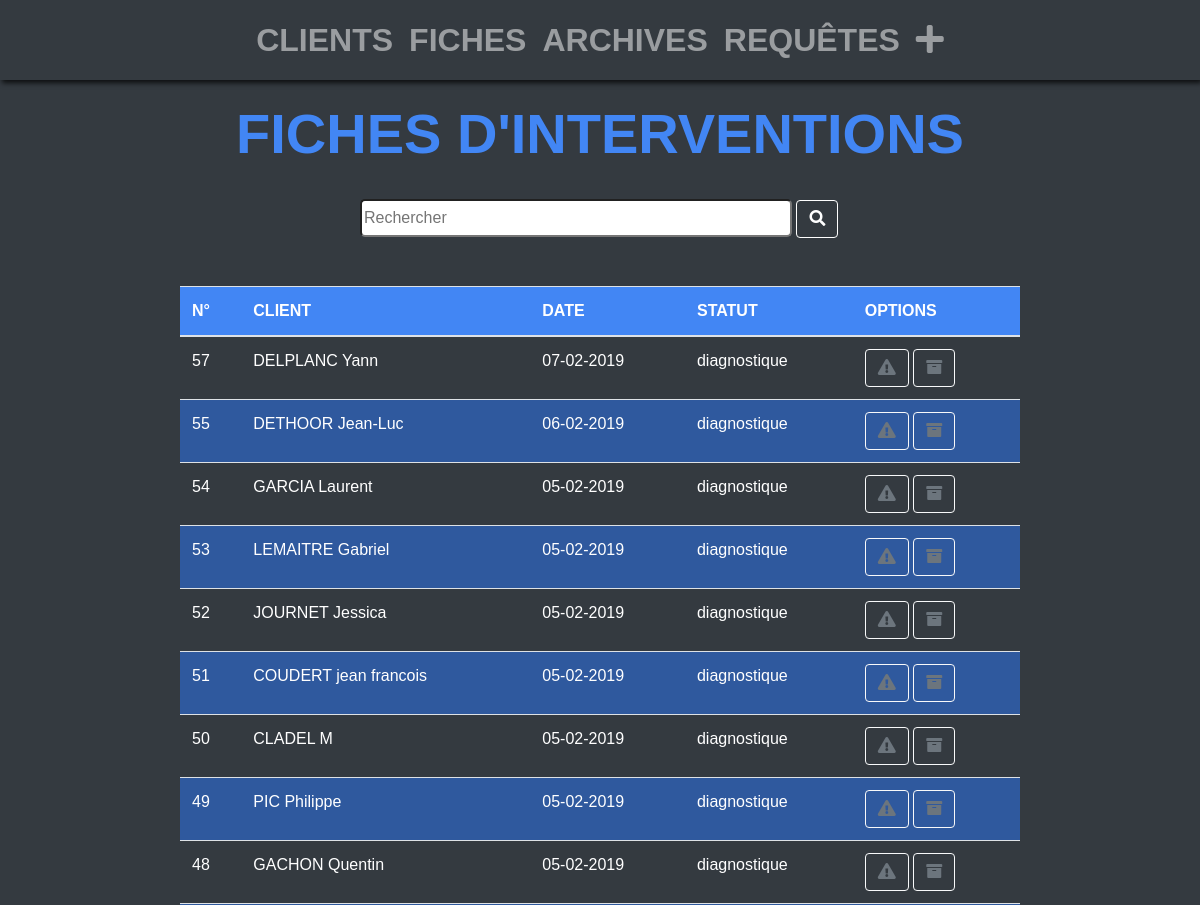
Page /sheet/ (upper part) on the earlier database version.
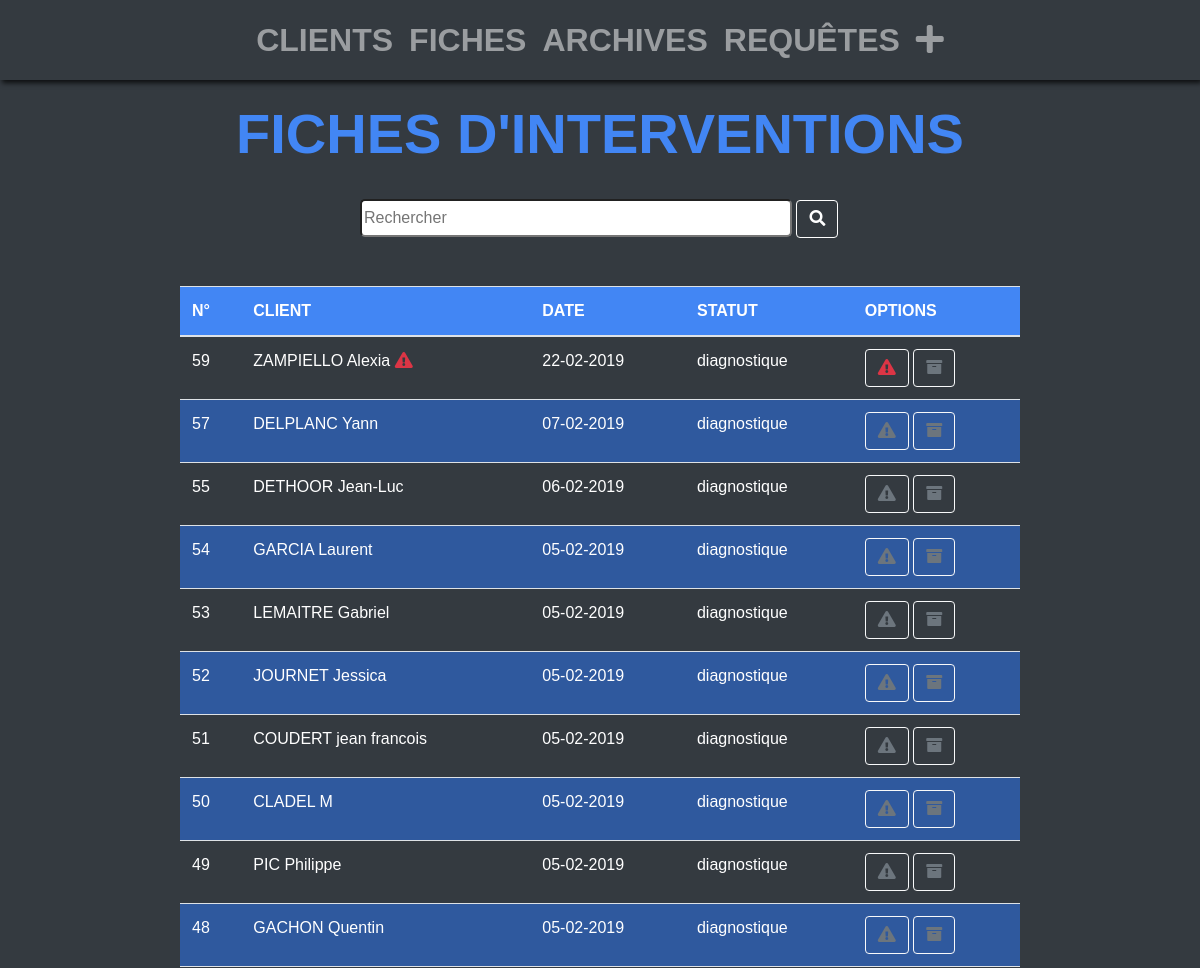
Same page on the later database version.
### gestion_intervention/models.py (models this page shows, shortened)
class Sheet(models.Model):
    customer = models.ForeignKey(Customer)
    important = models.BooleanField(default=False)
    archive = models.BooleanField(default=False)
    date = models.DateTimeField(auto_now_add=True, blank=True)
    statut = models.CharField(max_length=40, choices=STATUS_SHEET)
    other = MultiSelectField(max_length=40, choices=OTHERS_CHOICES, null=True, blank=True )
    reason = models.TextField(null=True, blank=True)
    password = models.CharField(max_length=100, null=True, blank=True)
    resolution = models.TextField(null=True, blank=True)
    comment = models.TextField(null=True, blank=True)
    guarantee = models.BooleanField(default=False)
    def datepublished(self):
        return self.date.strftime('%d-%m-%Y')

class Customer(models.Model):
    first_name = models.CharField(max_length=50)
    last_name = models.CharField(max_length=50)
    slug = AutoSlugField(populate_from='first_name')
    email = models.EmailField(blank=True, null=True, unique=True)
    phone = models.CharField(max_length=70, null=False, blank=False)

### gestion_intervention/views.py (the view)
# urls.py: url(r'^sheet/$', SheetListView.as_view(), name='sheet-list'),
class SheetListView(ListView):
    models = Sheet
    def get_queryset(self):
        return Sheet.objects.filter(archive=False).order_by('-date')

### gestion_intervention/templates/gestion_intervention/sheet_list.html (shortened to what this page needs)
{% extends "gestion_intervention/base.html" %}
{% block content %}
<div class="col-12 sheet_list">
    <h2>Fiches d'Interventions</h2>
    <form class="search mx-auto" action="#" method="get">
        <input class="field" id="myCustomerInput" type="search" name="q" placeholder="Rechercher" class="form-control">
        <button class="btn " type="submit"><i class="fas fa-search"></i></button>
    </form>
    <table class="table table-hover">
        <thead class="sheet_head_list">
            <tr>
                <th scope="col">N°</th>
                <th scope="col">Client</th>
                <th scope="col">Date</th>
                <th scope="col">statut</th>
                <th scope="col">Options</th>
            </tr>
        </thead>
        <tbody>
            {% for sheet in object_list %}
            <tr class="sheet_table customerName">
                <td><a href="{% url 'sheet-detail' sheet.id %}">{{sheet.id}}</a></td>
                <td  scope="row"><a href="{% url 'sheet-detail' sheet.id %}">{% filter upper %}{{sheet.customer.last_name}}{% endfilter %}
                        {{sheet.customer.first_name}} {% if sheet.important == True %}<i class="fas fa-exclamation-triangle text-danger mr-1"></i>{% endif %}</a></td>
                <td><a href="{% url 'sheet-detail' sheet.id %}">{{sheet.datepublished}}</a></td>
                <td><a href="{% url 'sheet-detail' sheet.id %}">{{sheet.statut}}</a></td>
                <td>
                    {% if sheet.important == True %}
                       <form class="change_important_false" action="{% url 'change-sheet-important-false' sheet.id %}" method="post">
                        <button class="btn btn-light change-true text-danger" type="submit"><i class="fas fa-exclamation-triangle"></i></button>
                    </form>
                    {% else %}
                    <form class="change_important_true" action="{% url 'change-sheet-important-true' sheet.id %}" method="post">
                        <button class="btn btn-light change-true text-muted" type="submit"><i class="fas fa-exclamation-triangle"></i></button>
                    </form>
                    {% endif %}
                    <form class="archive" method='POST' action="{% url 'change-sheet-archive' sheet.id %}">
                        <button class="btn btn-light change-true text-muted" type="submit"><i class="fas fa-archive"></i></button>
                    </form>
                </td>
            </tr>
            {% endfor %}
        </tbody>
    </table>
</div>
{% endblock %}

Differences in the rows shown:
added Sheet: id "59", customer.last_name "ZAMPIELLO", customer.first_name "Alexia", important True (drawn), datepublished "22-02-2019", statut "diagnostique"
